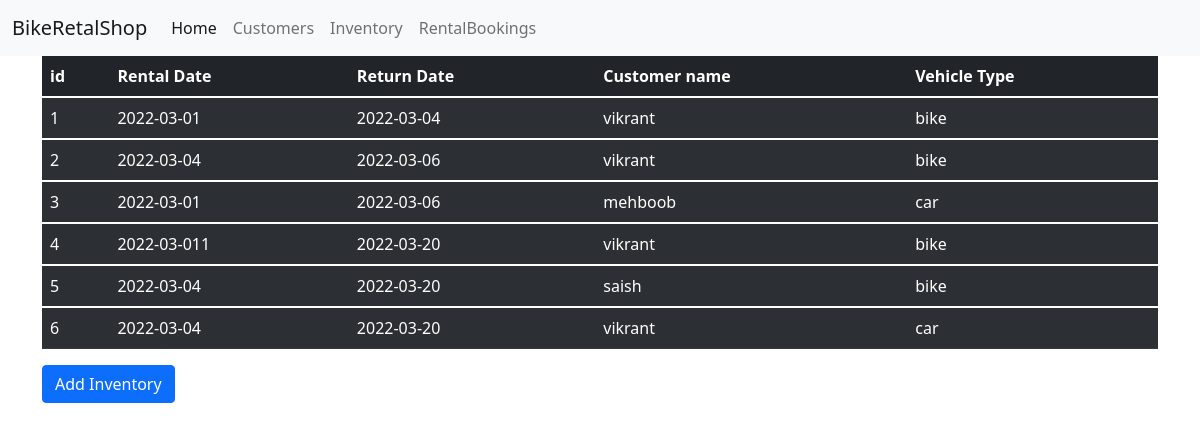
Screenshot of /all_rental_bookings/ with the database file from the repository.
### rbs/models.py (models this page shows, shortened)
class RentalMaster(models.Model):
    rental_date = models.CharField(max_length=30,null=True, blank=True)
    return_date = models.CharField(max_length=30,null=True, blank=True)
    customer = models.ForeignKey(Customer, related_name='user_rental_master', null=True,
                             on_delete=models.CASCADE)
    vehicle = models.ForeignKey(VehicleInventory, related_name='user_vehicle_inventory', null=True,
                             on_delete=models.CASCADE)
    class Meta:
        db_table = 'rbs_rental_master'

class Customer(models.Model):
    cust_name = models.CharField(max_length=50)
    contact_number = models.CharField(max_length=15,null=True, blank=True)
    email_id = models.CharField(max_length=50,null=True, blank=True)
    class Meta:
        db_table = 'rbs_customer'

class VehicleInventory(models.Model):
    vehicle_type = models.CharField(max_length=50)
    inventory_stock = models.IntegerField(default=0)
    email_id = models.CharField(max_length=50,null=True, blank=True)
    class Meta:
        db_table = 'rbs_vehicle_inventory'

### rbs/views.py (the view)
# urls.py: path('all_rental_bookings/', views.get_all_rental_bookings, name="all_rental_bookings"),
def get_all_rental_bookings(request,booking_records=None):
    if booking_records:
        rental_booking_records=booking_records
    else:
        rental_booking_records = RentalMaster.objects.all()
    records = {
        "data":rental_booking_records
    }
    return render(request ,'rental_booking.html',records)

### rbs/templates/rental_booking.html (shortened to what this page needs)
<!doctype html>
<html lang="en">
  <head>
    <link href="https://cdn.jsdelivr.net/npm/bootstrap@5.1.3/dist/css/bootstrap.min.css" rel="stylesheet">
  </head>
  <body>
    <nav class="navbar navbar-expand-lg navbar-light bg-light">
        <div class="container-fluid">
          <a class="navbar-brand" href="#">
            BikeRetalShop</a>
          <div class="collapse navbar-collapse" id="navbarSupportedContent">
            <ul class="navbar-nav me-auto mb-2 mb-lg-0">
              <li class="nav-item">
                <a class="nav-link active" aria-current="page" href="/">Home</a>
              </li>
              <li class="nav-item">
                <a class="nav-link" href="/all_customer">Customers</a>
              </li>
              <li class="nav-item">
                <a class="nav-link" href="/all_inventory">Inventory</a>
              </li>
              <li class="nav-item">
                <a class="nav-link" href="/all_rental_bookings">RentalBookings</a>
              </li>
            </ul>
          </div>
        </div>
      </nav>
      <div class="container">
        <table class="table table-dark table-striped">
            <thead>
              <tr>
                <th scope="col">id</th>
                <th scope="col">Rental Date</th>
                <th scope="col">Return Date</th>
                <th scope="col">Customer name</th>
                <th scope="col">Vehicle Type</th>
              </tr>
            </thead>
                {% for line in data %}
            <tbody>
              <tr>
                <td>{{line.id}}</td>
                <td>{{line.rental_date}}</a></td>
                <td>{{line.return_date}}</td>
                <td>{{line.customer.cust_name}}</td>
                <td>{{line.vehicle.vehicle_type}}</td>
              </tr>
            </tbody>
                {%endfor%}
          </table>
          <a class="btn btn-primary" href="/add_rental_booking">Add Inventory</a>
      </div>
  </body>
</html>

### rows the page displays
RentalMaster: id "1", rental_date "2022-03-01", return_date "2022-03-04", customer.cust_name "vikrant", vehicle.vehicle_type "bike"
RentalMaster: id "2", rental_date "2022-03-04", return_date "2022-03-06", customer.cust_name "vikrant", vehicle.vehicle_type "bike"
RentalMaster: id "3", rental_date "2022-03-01", return_date "2022-03-06", customer.cust_name "mehboob", vehicle.vehicle_type "car"
RentalMaster: id "4", rental_date "2022-03-011", return_date "2022-03-20", customer.cust_name "vikrant", vehicle.vehicle_type "bike"
RentalMaster: id "5", rental_date "2022-03-04", return_date "2022-03-20", customer.cust_name "saish", vehicle.vehicle_type "bike"
RentalMaster: id "6", rental_date "2022-03-04", return_date "2022-03-20", customer.cust_name "vikrant", vehicle.vehicle_type "car"
